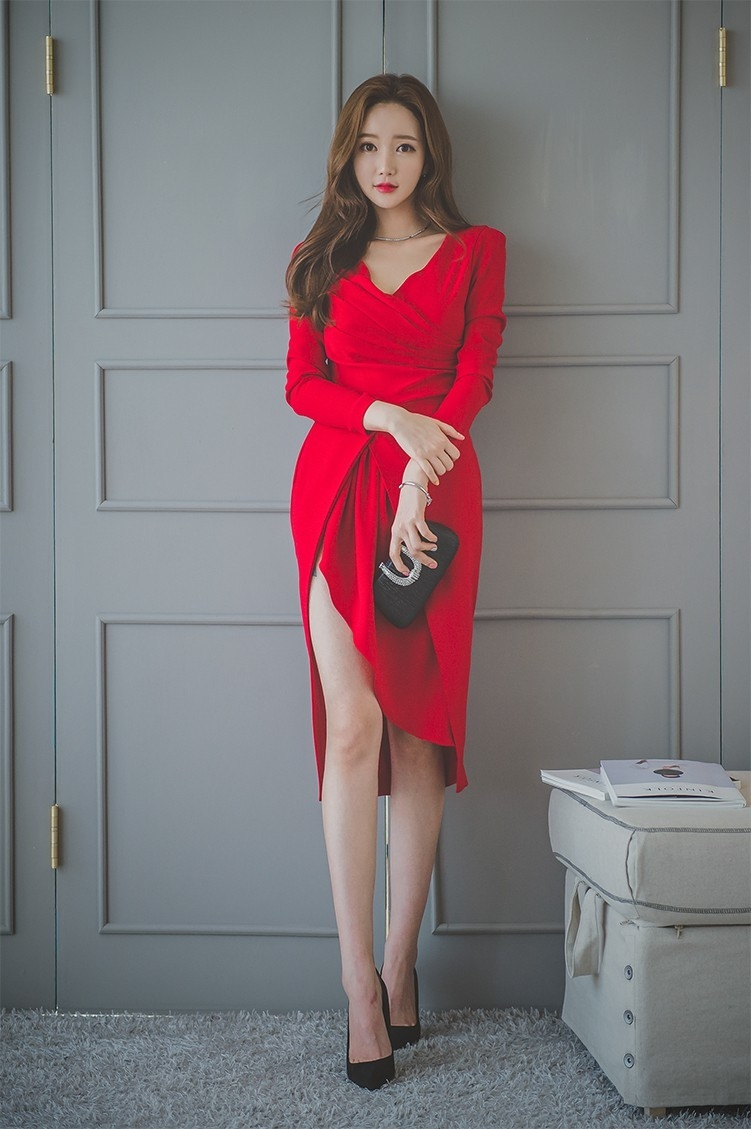
#> input picture lesson28/test.jpg, 751 x 1129 px
$ python demon10.py
#> lines starting #> are read from the running program, lines starting #| are printed output that depends on the picture
#!/usr/bin/env python
# -*- coding: utf-8 -*-
# @Time    : 2018/6/10 21:17
# @Author  : lingxiangxiang
# @File    : demon8.py

'''python3 操作图片需要
pip install pillow
'''
from PIL import Image
image = Image.open("test.jpg")
#> image is the input picture: PIL image 751x1129 RGB; mean R, G, B 130.1, 119.1, 123.4
position = (320, 65, 460, 220)
cutjpg = image.crop(position).transpose(Image.ROTATE_180)
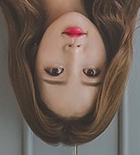
#> cutjpg: PIL image 140x155 RGB; mean R, G, B 112.6, 97.3, 87.9
image.paste(cutjpg, position)
image.show()
